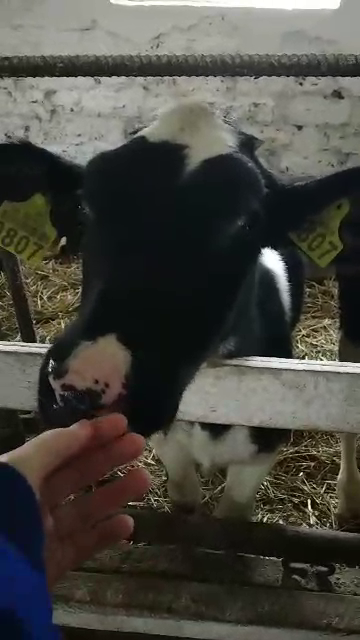
#> input picture frame 35 of lab2/12.mp4, 360 x 640 px, given in place of the camera
$ python lab0.py
#> lines starting #> are read from the running program, lines starting #| are printed output that depends on the picture; pictures that were not available may be replaced by others from this repository, and a replacement may not be noted
import numpy as np
import cv2
import time

clicked = False

def onMouse(event, x, y, flags, param):
    global clicked
    if event == cv2.EVENT_LBUTTONUP:
        clicked = True

cameraCapture = cv2.VideoCapture(0)
cv2.namedWindow('MyWindow')
cv2.setMouseCallback('MyWindow', onMouse)
print ('Showing camera feed. Click window or press any key to stop.')
size = (int(cameraCapture.get(cv2.CAP_PROP_FRAME_WIDTH)),int(cameraCapture.get(cv2.CAP_PROP_FRAME_HEIGHT)))
fps = 30

videoWriter = cv2.VideoWriter('My.avi', cv2.VideoWriter_fourcc('I','4','2','0'),fps, size)
success, frame = cameraCapture.read()
#> frame is the input picture: shape (640, 360, 3); mean B, G, R 64.6, 71.3, 72.3
while success and cv2.waitKey(1) == 255 and not clicked:
#> (key q is pressed here)
    cv2.imshow('MyWindow', frame)
    videoWriter.write(frame)
    success, frame = cameraCapture.read()

cap = cv2.VideoCapture('My.avi')

while(cap.isOpened()):
    ret, frame = cap.read()
    gray = cv2.cvtColor(frame, cv2.COLOR_RGB2GRAY)
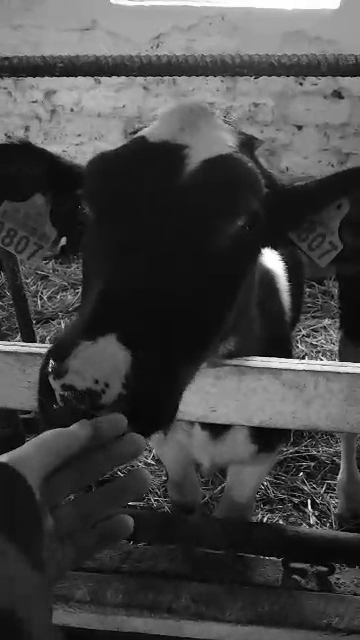
#> gray: shape (640, 360); min 0, max 255, mean 69.4
    gray = cv2.cvtColor(gray,cv2.COLOR_GRAY2RGB)
#> gray: shape (640, 360, 3)
    cv2.line(gray,(0,0),(size[0],size[1]),(203,192,255),5)
    cv2.rectangle(gray,(int(size[0]/2),int(size[1]/2)),(size[0],size[1]),(0,255,0),3)
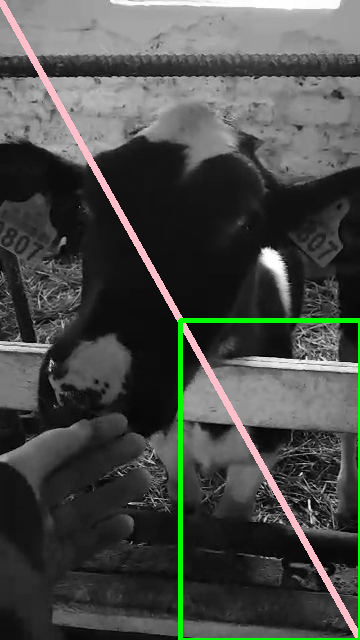
#> gray: shape (640, 360, 3); mean B, G, R 71.4, 75, 72.5
    cv2.imshow('gray',gray)
    time.sleep(0.1)
    if cv2.waitKey(1) & 0xFF == ord('q'):
#> (key q is pressed here)
        break
cap.release()
cameraCapture.release()
cv2.destroyAllWindows()

$ run again, starting later in the video
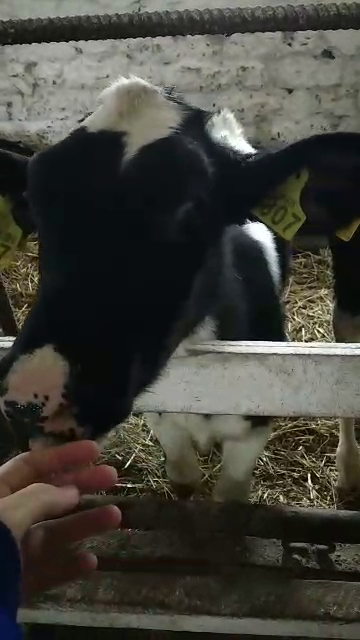
#> input picture frame 161 of lab2/12.mp4, 360 x 640 px, given in place of the camera
#> frame is the input picture: shape (640, 360, 3); mean B, G, R 58.2, 65.3, 66.2
#> `gray = cv2.cvtColor(frame, cv2.COLOR_RGB2GRAY)`:
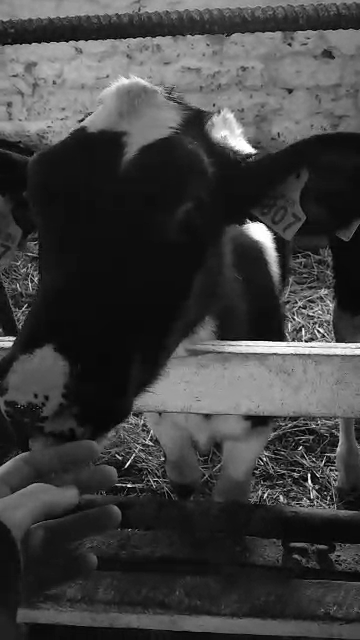
#> gray: shape (640, 360); min 0, max 255, mean 63.3
#> `cv2.rectangle(gray,(int(size[0]/2),int(size[1]/2)),(size[0],size[1]),(..`:
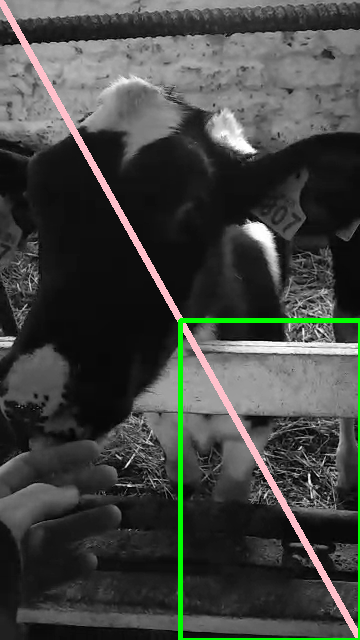
#> gray: shape (640, 360, 3); mean B, G, R 65.2, 68.9, 66.4

$ run again, starting later in the video
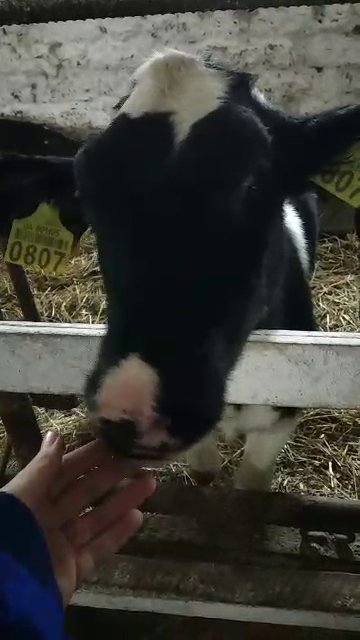
#> input picture frame 287 of lab2/12.mp4, 360 x 640 px, given in place of the camera
#> frame is the input picture: shape (640, 360, 3); mean B, G, R 55.4, 61.2, 62
#> `gray = cv2.cvtColor(frame, cv2.COLOR_RGB2GRAY)`:
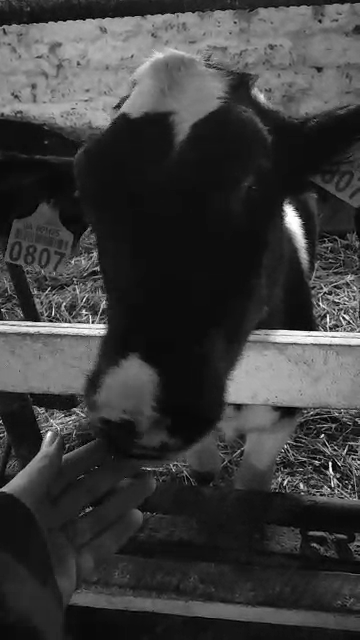
#> gray: shape (640, 360); min 0, max 255, mean 59.6
#> `cv2.rectangle(gray,(int(size[0]/2),int(size[1]/2)),(size[0],size[1]),(..`:
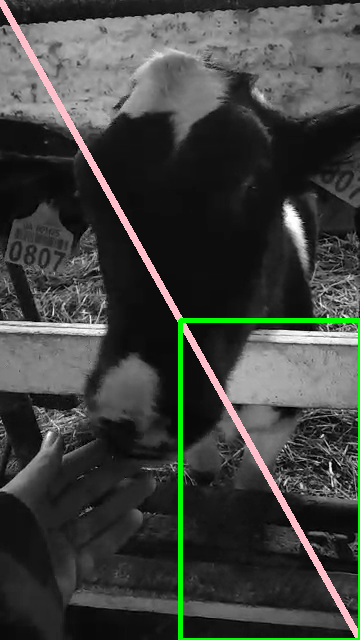
#> gray: shape (640, 360, 3); mean B, G, R 62.2, 65.8, 63.3
